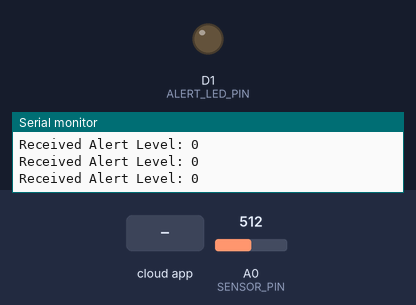
Bench run of a sketch on a simulated ESP8266 (NodeMCU). Shown: output pins drawn as LEDs (lit = HIGH), the last lines printed to the serial monitor. Dashed ring = blinking. The test bench sets the inputs (shaded band); at power-on: A0 (SENSOR_PIN) = 512. WiFi joins after 1.5 s; servers stay silent unless stated; the Firebase database answers and starts empty.

Above: at 2.7 s.
2.8 s: the phone or cloud app sets alert_level to 1
At 2.95 s:
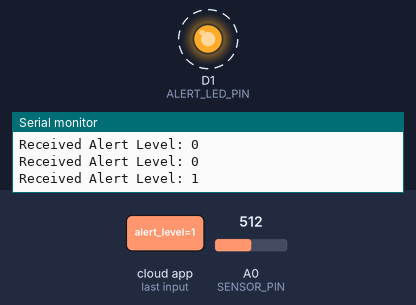
6.3 s: the phone or cloud app sets alert_level to 0
At 6.3 s:
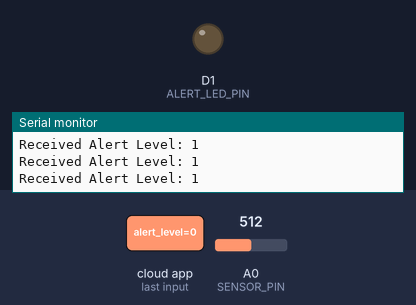
Timing chart, 0 to 9.3 s (numbered marks = the images above; inputs shaded):
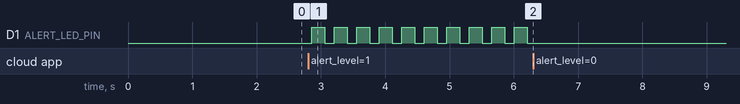

The sketch:

nodemcu_firebase.ino
```cpp
#include <ESP8266WiFi.h>
#include <FirebaseESP8266.h>

// 1. WiFi Credentials
#define WIFI_SSID "YOUR_WIFI_SSID"
#define WIFI_PASSWORD "YOUR_WIFI_PASSWORD"

// 2. Firebase Configuration
#define FIREBASE_HOST "dharmaraksha-cf449-default-rtdb.asia-southeast1.firebasedatabase.app"
#define FIREBASE_AUTH "9iMhlG02bA1AQaGUwXrpZeWc8qnEYl0ec77Bbsi5"

// 3. Define Hardware Pins
#define ALERT_LED_PIN D1 // Connect an LED to D1 to show alert levels
#define SENSOR_PIN A0    // Connect your sensor here

// Firebase Objects
FirebaseData firebaseData;
FirebaseAuth auth;
FirebaseConfig config;

unsigned long sendDataPrevMillis = 0;
int count = 0;

void setup() {
  Serial.begin(115200);
  pinMode(ALERT_LED_PIN, OUTPUT);
  digitalWrite(ALERT_LED_PIN, LOW);

  // Connect to WiFi
  WiFi.begin(WIFI_SSID, WIFI_PASSWORD);
  Serial.print("Connecting to Wi-Fi");
  while (WiFi.status() != WL_CONNECTED) {
    Serial.print(".");
    delay(300);
  }
  Serial.println();
  Serial.print("Connected with IP: ");
  Serial.println(WiFi.localIP());
  Serial.println();

  // Configure Firebase
  config.host = FIREBASE_HOST;
  config.signer.tokens.legacy_token = FIREBASE_AUTH;

  // Initialize Firebase
  Firebase.begin(&config, &auth);
  Firebase.reconnectWiFi(true);
}

void loop() {
  // Read Actuator Commands coming from the NEXUS backend
  if (Firebase.getInt(firebaseData, "/actuators/alert_level")) {
    if (firebaseData.dataType() == "int") {
      int alertLevel = firebaseData.intData();
      Serial.print("Received Alert Level: ");
      Serial.println(alertLevel);

      // Hardware Actuation Logic
      if (alertLevel == 0) {
        digitalWrite(ALERT_LED_PIN, LOW); // All safe
      } else if (alertLevel == 1) {
        // Warning - Blink
        digitalWrite(ALERT_LED_PIN, HIGH);
        delay(200);
        digitalWrite(ALERT_LED_PIN, LOW);
      } else if (alertLevel == 2) {
        digitalWrite(ALERT_LED_PIN, HIGH); // Critical Alert
      }
    }
  } else {
    Serial.println(firebaseData.errorReason());
  }

  // Send Sensor Data to NEXUS every 10 seconds
  if (millis() - sendDataPrevMillis > 10000 || sendDataPrevMillis == 0) {
    sendDataPrevMillis = millis();

    // Read your physical sensor
    int sensorValue = analogRead(SENSOR_PIN);

    // Push the new sensor reading (this triggers the writeSensorVerdict logic on backend if needed)
    // We create a JSON object for the Firebase RTDB
    FirebaseJson json;
    json.set("value", sensorValue);
    json.set("timestamp", "sensor_reading");

    Serial.print("Pushing Sensor Verdict... ");
    if (Firebase.pushJSON(firebaseData, "/verdicts", json)) {
      Serial.println("Success! Key: " + firebaseData.pushName());
    } else {
      Serial.println("Failed: " + firebaseData.errorReason());
    }
  }
}
```

Measured:
- after the input at 2.8 s, D1 (ALERT_LED_PIN): alternates HIGH for 0.20 s and LOW for 0.15 s, starting after 0.06 s
- after the input at 6.3 s, D1 (ALERT_LED_PIN): stops changing and stays LOW
